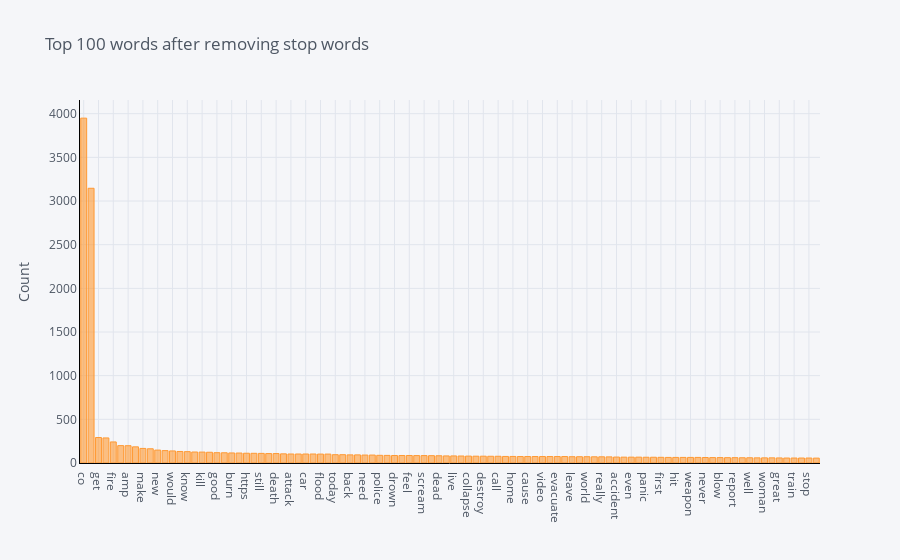

Notebook code cell kept with this figure:
### Markdown cell above
Now we have 6 additional columns are now added to the dataframe. 'text' column is the text after all pre-processing. 

Topic_0 ... Topic_5 are the topic proportions and represents the distribution of topics for each document. 

Dominant_Topic is the topic number with highest proportion and Perc_Dominant_Topic is the percentage of dominant topic over 1

### Code cell
plot_model()

### Figure 1 — Plotly figure (JSON) as saved in the notebook; plotly's stock layout.template omitted (floating-point values rounded to 4 significant figures)
{"data": [{"marker": {"color": "rgba(255, 153, 51, 0.6)", "line": {"color": "rgba(255, 153, 51, 1.0)", "width": 1}}, "name": "count", "orientation": "v", "text": "", "x": ["co", "http", "get", "go", "fire", "people", "amp", "say", "make", "see", "new", "come", "would", "time", "know", "take", "kill", "day", "good", "think", "burn", "want", "https", "bomb", "still", "love", "death", "look", "attack", "man", "car", "let", "flood", "crash", "today", "emergency", "back", "year", "need", "life", "police", "may", "drown", "storm", "feel", "help", "scream", "could", "dead", "survive", "live", "watch", "collapse", "use", "destroy", "bad", "call", "way", "home", "run", "cause", "sink", "video", "work", "evacuate", "die", "leave", "thing", "world", "building", "really", "disaster", "accident", "wreck", "even", "right", "panic", "explode", "first", "try", "hit", "rescue", "weapon", "much", "never", "last", "blow", "fatality", "report", "news", "well", "fear", "woman", "crush", "great", "fall", "train", "thank", "stop", "set"], "y": [3949, 3146, 292, 287, 241, 199, 198, 185, 167, 163, 148, 142, 138, 132, 130, 126, 125, 123, 118, 117, 115, 114, 112, 111, 110, 108, 108, 105, 103, 103, 103, 103, 102, 102, 95, 95, 93, 93, 91, 91, 88, 87, 86, 86, 86, 85, 85, 84, 83, 81, 81, 80, 79, 78, 78, 77, 77, 75, 75, 74, 74, 74, 74, 74, 74, 74, 72, 72, 72, 71, 71, 70, 68, 67, 67, 67, 66, 66, 65, 64, 64, 64, 64, 64, 63, 62, 62, 61, 61, 60, 60, 59, 59, 59, 58, 57, 57, 57, 57, 56], "type": "bar"}], "layout": {"legend": {"bgcolor": "#F5F6F9", "font": {"color": "#4D5663"}}, "paper_bgcolor": "#F5F6F9", "plot_bgcolor": "#F5F6F9", "title": {"font": {"color": "#4D5663"}, "text": "Top 100 words after removing stop words"}, "xaxis": {"gridcolor": "#E1E5ED", "linecolor": "black", "showgrid": true, "tickfont": {"color": "#4D5663"}, "title": {"font": {"color": "#4D5663"}, "text": ""}, "zerolinecolor": "#E1E5ED"}, "yaxis": {"gridcolor": "#E1E5ED", "linecolor": "black", "showgrid": true, "tickfont": {"color": "#4D5663"}, "title": {"font": {"color": "#4D5663"}, "text": "Count"}, "zerolinecolor": "#E1E5ED"}}}
